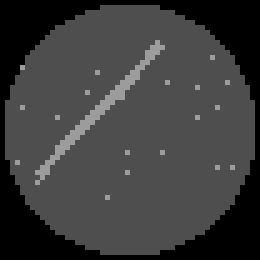
#> input picture sample_data/formats/scratch_16bit_levels.tif, 52 x 52 px (shown 5 times larger)
$ python -i preprocess.py   (imports and definitions only)
#> lines starting #> are read from the running program, lines starting #| are printed output that depends on the picture
"""Canonical preprocessing shared by training and inference.

Every input is first converted to a *die-level map* with three levels:
    0 = off-wafer / background, 1 = passing die / clean area, 2 = failing die / defect pixel
and then to a (S, S, 3) float32 one-hot tensor. Training and serving call
exactly the same functions, so there is no train/serve skew.

Three input domains are recognised and reported back to the caller:
  * ``wafer_map_rgb``   colour-coded wafer maps (the WM-811K renderings used for training)
  * ``wafer_map_levels`` arrays / grayscale images with <=3 discrete levels (raw WM-811K ``waferMap``)
  * ``optical``         continuous-tone camera frames. These are converted with a
                        heuristic (wafer segmentation + local anomaly detection). The
                        shipped model was NOT trained on camera images, so results for
                        this domain are flagged and should be validated on your tool.
"""
from __future__ import annotations

import cv2
import numpy as np

MODEL_INPUT_SIZE = 64


def _is_color_coded(rgb: np.ndarray) -> bool:
    """True if nearly every pixel is a pure-ish red, green or blue."""
    small = rgb[:: max(1, rgb.shape[0] // 96), :: max(1, rgb.shape[1] // 96)].reshape(-1, 3).astype(np.int16)
    mx = small.max(1)
    second = np.sort(small, axis=1)[:, 1]
    dominant = (mx > 100) & (mx - second > 80)
    return bool(dominant.mean() > 0.9)


def _decode_color_coded(rgb: np.ndarray) -> np.ndarray:
    # R -> background (0), G -> pass (1), B -> fail (2)
    return np.argmax(rgb[..., :3], axis=-1).astype(np.uint8)


# [46 lines left out: functions _to_gray_float, _optical_to_levels, not called in this run]


def to_levels(arr: np.ndarray) -> tuple[np.ndarray, str]:
    """Convert any decoded image to a 3-level die map. Returns (levels, domain)."""
    if arr is None or arr.size == 0:
        raise ValueError("empty image")
    if arr.ndim == 3 and arr.shape[-1] >= 3:
        rgb = arr[..., :3]
        if rgb.dtype == np.uint8 and _is_color_coded(rgb):
            return _decode_color_coded(rgb), "wafer_map_rgb"
        if np.allclose(rgb[..., 0], rgb[..., 1]) and np.allclose(rgb[..., 1], rgb[..., 2]):
            arr = rgb[..., 0]
    if arr.ndim == 3:
        arr = arr[..., :3].mean(-1)
    uniq = np.unique(arr)
    if uniq.size <= 3 and np.all(np.equal(np.mod(uniq, 1), 0)):
        if set(uniq.tolist()) <= {0, 1, 2}:
            return arr.astype(np.uint8), "wafer_map_levels"
        mapping = {v: i for i, v in enumerate(sorted(uniq.tolist()))}
        out = np.vectorize(mapping.get)(arr).astype(np.uint8)
        return out, "wafer_map_levels"
    return _optical_to_levels(arr), "optical"


def crop_to_wafer(levels: np.ndarray) -> np.ndarray:
    ys, xs = np.nonzero(levels > 0)
    if ys.size == 0:
        return levels
    return levels[ys.min(): ys.max() + 1, xs.min(): xs.max() + 1]


def levels_to_tensor(levels: np.ndarray, size: int = MODEL_INPUT_SIZE) -> np.ndarray:
    """(H, W) levels -> (size, size, 3) float32 one-hot, area-resampled."""
    lv = crop_to_wafer(levels)
    planes = np.stack([(lv == i).astype(np.float32) for i in range(3)], axis=-1)
    return cv2.resize(planes, (size, size), interpolation=cv2.INTER_AREA).astype(np.float32)


def preprocess(arr: np.ndarray, size: int = MODEL_INPUT_SIZE) -> tuple[np.ndarray, np.ndarray, str]:
    """Full pipeline. Returns (tensor, levels, domain)."""
    levels, domain = to_levels(arr)
    return levels_to_tensor(levels, size), levels, domain


# [6 lines left out: function dihedral, not called in this run]

>>> import cv2
>>> picture = cv2.imread('../../sample_data/formats/scratch_16bit_levels.tif')
#> picture is the input picture: shape (52, 52, 3); min 0, max 156, mean 60.1
>>> result = preprocess(picture)
#> in _is_color_coded, `small = rgb[:: max(1, rgb.shape[0] // 96), :: max(1, rgb.shape[1] // 9..`: small = 2704 rows, first 8: [0, 0, 0], [0, 0, 0], [0, 0, 0], [0, 0, 0], [0, 0, 0], [0, 0, 0], [0, 0, 0], [0, 0, 0]
#> in _is_color_coded, `mx = small.max(1)`: mx = 2704 values, max 156 at index 447, min 0 at index 0, mean 60.12
#> in _is_color_coded, `second = np.sort(small, axis=1)[:, 1]`: second has the same summary as mx
#> in to_levels, `uniq = np.unique(arr)`: uniq = [0, 78, 156]
#> in to_levels, `mapping = {v: i for i, v in enumerate(sorted(uniq.tolist()))}`: mapping = {0: 0, 78: 1, 156: 2}
#> in to_levels, `out = np.vectorize(mapping.get)(arr).astype(np.uint8)`:
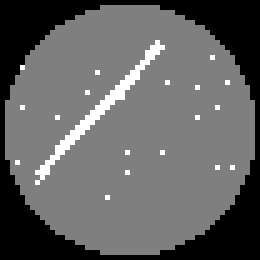
#> out: shape (52, 52) (shown 5 times larger); min 0, max 2, mean 0.771; drawn with min black and max white
#> in preprocess, `levels, domain = to_levels(arr)`: domain = 'wafer_map_levels'
#> in crop_to_wafer, `ys, xs = np.nonzero(levels > 0)`: ys = 1992 values from 1 to 50; xs = 1992 values, max 50 at index 745, min 1 at index 696, mean 25.5
#> in crop_to_wafer, `return levels[ys.min(): ys.max() + 1, xs.min(): xs.max() + 1]`:
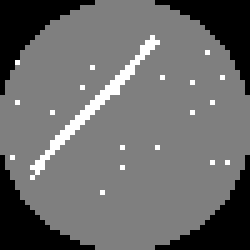
#> returned value: shape (50, 50) (shown 5 times larger); min 0, max 2, mean 0.834; drawn with min black and max white
#> in levels_to_tensor, `planes = np.stack([(lv == i).astype(np.float32) for i in range(3)], ax..`:
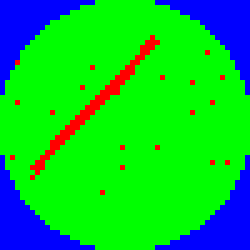
#> planes: shape (50, 50, 3) float32 (shown 5 times larger); mean of channels 0, 1, 2 0.203, 0.76, 0.0368; drawn as B, G, R
#> in levels_to_tensor, `return cv2.resize(planes, (size, size), interpolation=cv2.INTER_AREA)...`:
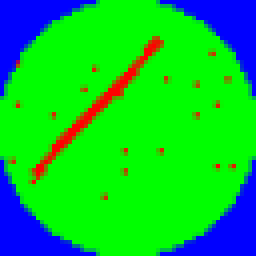
#> returned value: shape (64, 64, 3) float32 (shown 4 times larger); mean of channels 0, 1, 2 0.203, 0.76, 0.0368; drawn as B, G, R
